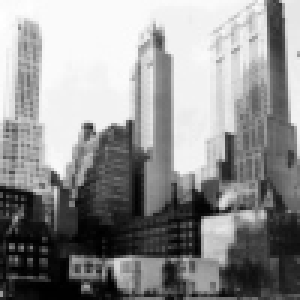
#> input picture Assignment1/Question 4/example.jpg, 100 x 100 px (shown 3 times larger)
$ python ES12B1018_Prob4-4.py
#> lines starting #> are read from the running program, lines starting #| are printed output that depends on the picture
import numpy as np
import cv2
from matplotlib import pyplot as plt
x = cv2.imread("example.jpg",0)
#> x is the input picture: shape (100, 100); min 0, max 255, mean 143.6
y = x[50:100,:50]
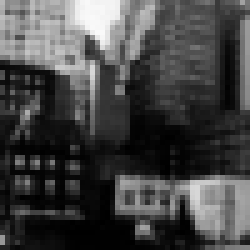
#> y: shape (50, 50) (shown 5 times larger); min 0, max 250, mean 68.5
cv2.imshow("quadrant",y)
cv2.waitKey(0)
